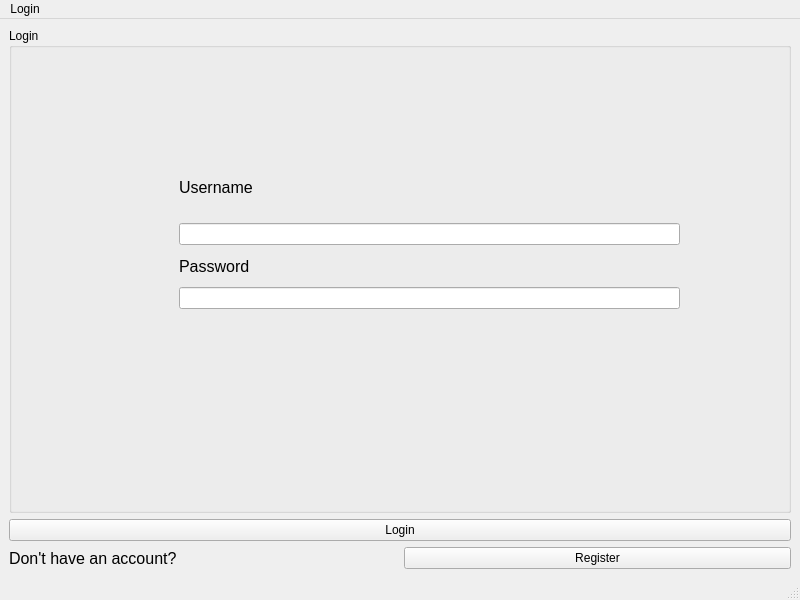
<?xml version="1.0" encoding="UTF-8"?>
<ui version="4.0">
 <class>LoginPage</class>
 <widget class="QMainWindow" name="LoginPage">
  <property name="enabled">
   <bool>true</bool>
  </property>
  <property name="geometry">
   <rect>
    <x>0</x>
    <y>0</y>
    <width>800</width>
    <height>600</height>
   </rect>
  </property>
  <property name="windowTitle">
   <string>LoginPage</string>
  </property>
  <widget class="QWidget" name="centralwidget">
   <layout class="QHBoxLayout" name="horizontalLayout_2">
    <item>
     <layout class="QVBoxLayout" name="verticalLayout_4">
      <item>
       <widget class="QGroupBox" name="groupBox">
        <property name="sizePolicy">
         <sizepolicy hsizetype="Preferred" vsizetype="Preferred">
          <horstretch>0</horstretch>
          <verstretch>0</verstretch>
         </sizepolicy>
        </property>
        <property name="minimumSize">
         <size>
          <width>0</width>
          <height>400</height>
         </size>
        </property>
        <property name="sizeIncrement">
         <size>
          <width>0</width>
          <height>0</height>
         </size>
        </property>
        <property name="baseSize">
         <size>
          <width>0</width>
          <height>0</height>
         </size>
        </property>
        <property name="title">
         <string>Login</string>
        </property>
        <property name="flat">
         <bool>false</bool>
        </property>
        <widget class="QWidget" name="layoutWidget">
         <property name="geometry">
          <rect>
           <x>170</x>
           <y>130</y>
           <width>501</width>
           <height>151</height>
          </rect>
         </property>
         <layout class="QVBoxLayout" name="verticalLayout_2">
          <item>
           <widget class="QLabel" name="usernameLabel">
            <property name="font">
             <font>
              <pointsize>12</pointsize>
              <bold>false</bold>
             </font>
            </property>
            <property name="text">
             <string>Username</string>
            </property>
           </widget>
          </item>
          <item>
           <widget class="QLineEdit" name="usernamLlineEdit"/>
          </item>
          <item>
           <layout class="QVBoxLayout" name="verticalLayout">
            <item>
             <widget class="QLabel" name="passwordLabel">
              <property name="font">
               <font>
                <pointsize>12</pointsize>
                <bold>false</bold>
               </font>
              </property>
              <property name="text">
               <string>Password</string>
              </property>
             </widget>
            </item>
            <item>
             <widget class="QLineEdit" name="passworLlineEdit"/>
            </item>
           </layout>
          </item>
         </layout>
        </widget>
       </widget>
      </item>
      <item>
       <layout class="QVBoxLayout" name="verticalLayout_3">
        <item>
         <widget class="QPushButton" name="loginButton">
          <property name="text">
           <string>Login</string>
          </property>
         </widget>
        </item>
        <item>
         <layout class="QHBoxLayout" name="horizontalLayout">
          <property name="spacing">
           <number>7</number>
          </property>
          <property name="sizeConstraint">
           <enum>QLayout::SetDefaultConstraint</enum>
          </property>
          <property name="topMargin">
           <number>0</number>
          </property>
          <property name="bottomMargin">
           <number>0</number>
          </property>
          <item>
           <widget class="QLabel" name="label">
            <property name="font">
             <font>
              <pointsize>12</pointsize>
             </font>
            </property>
            <property name="text">
             <string>Don't have an account?</string>
            </property>
           </widget>
          </item>
          <item>
           <widget class="QPushButton" name="registerButton">
            <property name="enabled">
             <bool>true</bool>
            </property>
            <property name="text">
             <string>Register</string>
            </property>
           </widget>
          </item>
         </layout>
        </item>
       </layout>
      </item>
     </layout>
    </item>
   </layout>
  </widget>
  <widget class="QMenuBar" name="menubar">
   <property name="geometry">
    <rect>
     <x>0</x>
     <y>0</y>
     <width>800</width>
     <height>25</height>
    </rect>
   </property>
   <widget class="QMenu" name="menuLogin">
    <property name="title">
     <string>Login</string>
    </property>
   </widget>
   <addaction name="menuLogin"/>
  </widget>
  <widget class="QStatusBar" name="statusbar"/>
 </widget>
 <resources/>
 <connections/>
</ui>
